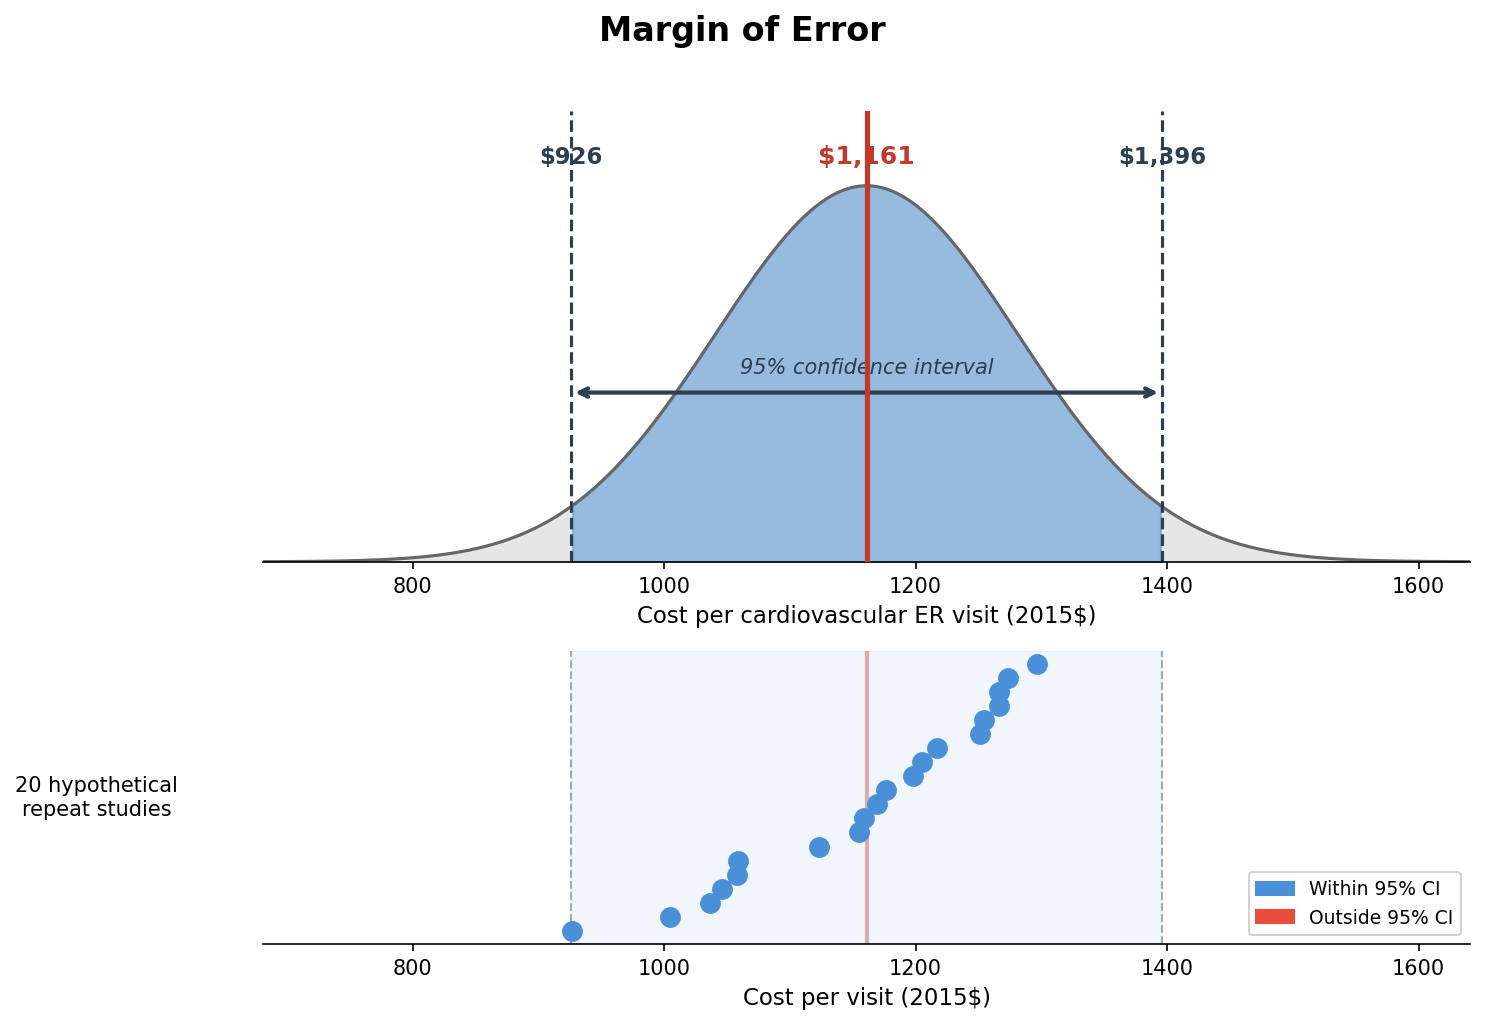

Python code for this plot:
import matplotlib.pyplot as plt
import matplotlib.patches as mpatches
import numpy as np

fig, axes = plt.subplots(2, 1, figsize=(10, 7), gridspec_kw={'height_ratios': [2, 1.3]})
fig.suptitle("Margin of Error", fontsize=16, fontweight='bold', y=0.97)

# --- Panel 1: Bell curve with shaded 95% region ---
ax1 = axes[0]
mean = 1161
se = 120  # illustrative standard error
x = np.linspace(mean - 4*se, mean + 4*se, 500)
y = (1 / (se * np.sqrt(2 * np.pi))) * np.exp(-0.5 * ((x - mean) / se) ** 2)

# Full curve in light gray
ax1.fill_between(x, y, color='#e0e0e0', alpha=0.8)
ax1.plot(x, y, color='#666666', linewidth=1.5)

# 95% region
low = mean - 1.96 * se
high = mean + 1.96 * se
mask_95 = (x >= low) & (x <= high)
ax1.fill_between(x[mask_95], y[mask_95], color='#4a90d9', alpha=0.5)

# Vertical lines
ax1.axvline(mean, color='#c0392b', linewidth=2.5, linestyle='-', zorder=5)
ax1.axvline(low, color='#2c3e50', linewidth=1.5, linestyle='--')
ax1.axvline(high, color='#2c3e50', linewidth=1.5, linestyle='--')

# Minimal labels — just the dollar values
ax1.text(mean, max(y) * 1.06, f'${mean:,}', ha='center', fontsize=12,
         fontweight='bold', color='#c0392b')
ax1.text(low, max(y) * 1.06, f'${low:,.0f}', ha='center', fontsize=11,
         fontweight='bold', color='#2c3e50')
ax1.text(high, max(y) * 1.06, f'${high:,.0f}', ha='center', fontsize=11,
         fontweight='bold', color='#2c3e50')

# Arrow spanning the 95% CI
ax1.annotate('', xy=(high, max(y) * 0.45), xytext=(low, max(y) * 0.45),
             arrowprops=dict(arrowstyle='<->', color='#2c3e50', lw=2))
ax1.text(mean, max(y) * 0.50, '95% confidence interval', ha='center', fontsize=10,
         color='#2c3e50', fontstyle='italic')

ax1.set_xlim(mean - 4*se, mean + 4*se)
ax1.set_ylim(0, max(y) * 1.20)
ax1.set_xlabel('Cost per cardiovascular ER visit (2015$)', fontsize=11)
ax1.set_ylabel('')
ax1.set_yticks([])
ax1.spines['top'].set_visible(False)
ax1.spines['right'].set_visible(False)
ax1.spines['left'].set_visible(False)

# --- Panel 2: "Imagine 20 samples" visual ---
ax2 = axes[1]

rng = np.random.default_rng(42)
sample_means = rng.normal(mean, se, 20)
colors = ['#4a90d9' if (low <= m <= high) else '#e74c3c' for m in sample_means]

# Shaded band for the 95% CI region
ax2.axvspan(low, high, color='#4a90d9', alpha=0.08, zorder=0)

for i, (m, c) in enumerate(sorted(zip(sample_means, colors))):
    ax2.plot(m, i, 'o', color=c, markersize=9, zorder=5)

ax2.axvline(mean, color='#c0392b', linewidth=2, linestyle='-', alpha=0.4, zorder=1)
ax2.axvline(low, color='#2c3e50', linewidth=1, linestyle='--', alpha=0.4)
ax2.axvline(high, color='#2c3e50', linewidth=1, linestyle='--', alpha=0.4)

ax2.set_xlim(mean - 4*se, mean + 4*se)
ax2.set_yticks([])
ax2.set_ylabel('20 hypothetical\nrepeat studies', fontsize=10, rotation=0, labelpad=80, va='center')
ax2.set_xlabel('Cost per visit (2015$)', fontsize=11)
ax2.spines['top'].set_visible(False)
ax2.spines['right'].set_visible(False)
ax2.spines['left'].set_visible(False)

blue_patch = mpatches.Patch(color='#4a90d9', label='Within 95% CI')
red_patch = mpatches.Patch(color='#e74c3c', label='Outside 95% CI')
ax2.legend(handles=[blue_patch, red_patch], loc='lower right', fontsize=9, framealpha=0.9)

plt.tight_layout(rect=[0, 0, 1, 0.95])
plt.savefig(r'C:\Users\chris\OneDrive\Desktop\capstone\figures\margin_of_error.png',
            dpi=150, bbox_inches='tight', facecolor='white')
plt.close()
print("Figure saved.")
